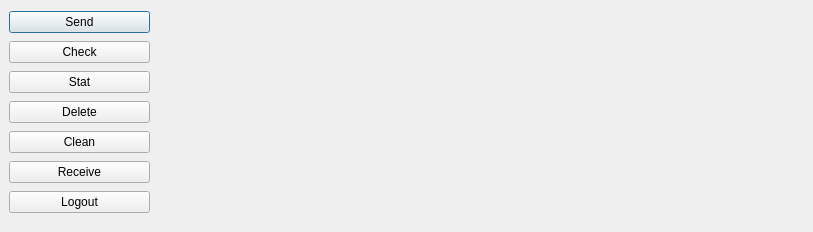
<?xml version="1.0" encoding="UTF-8"?>
<ui version="4.0">
 <class>UserDialog</class>
 <widget class="QDialog" name="UserDialog">
  <property name="geometry">
   <rect>
    <x>0</x>
    <y>0</y>
    <width>813</width>
    <height>232</height>
   </rect>
  </property>
  <property name="windowTitle">
   <string>Dialog</string>
  </property>
  <widget class="QWidget" name="verticalLayoutWidget">
   <property name="geometry">
    <rect>
     <x>9</x>
     <y>9</y>
     <width>141</width>
     <height>213</height>
    </rect>
   </property>
   <layout class="QVBoxLayout" name="verticalLayout">
    <item>
     <widget class="QPushButton" name="sendButton">
      <property name="text">
       <string>Send</string>
      </property>
     </widget>
    </item>
    <item>
     <widget class="QPushButton" name="checkButton">
      <property name="text">
       <string>Check</string>
      </property>
     </widget>
    </item>
    <item>
     <widget class="QPushButton" name="statButton">
      <property name="text">
       <string>Stat</string>
      </property>
     </widget>
    </item>
    <item>
     <widget class="QPushButton" name="deleteButton">
      <property name="text">
       <string>Delete</string>
      </property>
     </widget>
    </item>
    <item>
     <widget class="QPushButton" name="cleanButton">
      <property name="text">
       <string>Clean</string>
      </property>
     </widget>
    </item>
    <item>
     <widget class="QPushButton" name="receiveButton">
      <property name="text">
       <string>Receive</string>
      </property>
     </widget>
    </item>
    <item>
     <widget class="QPushButton" name="logoutButton">
      <property name="text">
       <string>Logout</string>
      </property>
     </widget>
    </item>
   </layout>
  </widget>
 </widget>
 <resources/>
 <connections/>
</ui>
